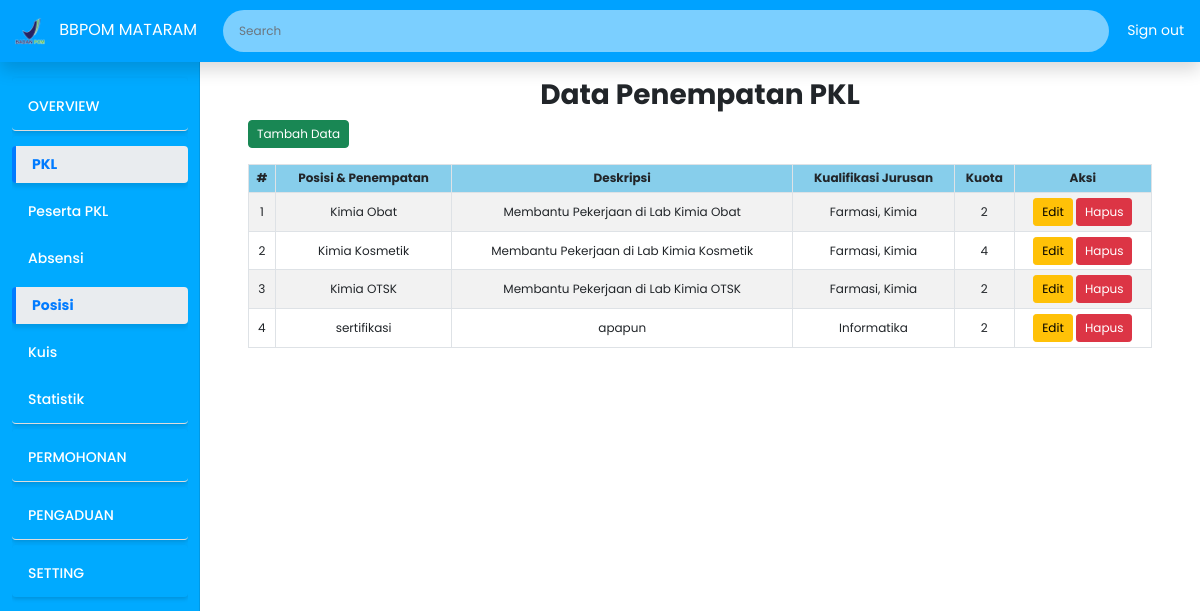
The app's page /admin_pkl_posisi.php (signed in) with its own data.
### tables this page shows
CREATE TABLE `penempatan_pkl` (
  `id` int(15) NOT NULL,
  `posisi` varchar(50) NOT NULL,
  `deskripsi` varchar(70) NOT NULL,
  `jurusan` text NOT NULL,
  `kuota` int(5) NOT NULL
);

### admin_pkl_posisi.php (the view, shortened to what this page needs)
<?php
include('koneksi.php');
$sql_0 = mysqli_query($conn, "SELECT * FROM `tb_seo` WHERE id = 1");
$s0 = mysqli_fetch_array($sql_0);
$urlweb = $s0['urlweb'];
$search = isset($_GET['search']) ? mysqli_real_escape_string($conn, $_GET['search']) : '';
$sql = "SELECT * FROM penempatan_pkl WHERE
        posisi LIKE '%$search%' OR
        deskripsi LIKE '%$search%' OR
        jurusan LIKE '%$search%' OR
        kuota LIKE '%$search%'";
$result = mysqli_query($conn, $sql);
?>
<!DOCTYPE html>
<html lang="en">
<head>
    <link rel="stylesheet" href="https://cdn.jsdelivr.net/npm/sweetalert2@11/dist/sweetalert2.min.css">
    <link href="https://cdn.jsdelivr.net/npm/bootstrap@5.0.2/dist/css/bootstrap.min.css" rel="stylesheet"
>
    <link rel="stylesheet" href="Asset/CSS/custom2.css">
</head>
<body>
<?php include 'header_admin.php'; ?>
    <div class="container-fluid">
        <div class="row">
        <?php include('sidebar_admin.php'); ?>
            <div class="col-md-9 ms-sm-auto col-lg-10 px-md-4 main-content">
                <div class="container mt-2">
                    <div class="text-center">
                        <h3 class="fw-bold">Data Penempatan PKL</h3>
                    </div>
                    <div class="d-flex justify-content-start mb-3">
                        <a href="function/tambah.php" class="btn btn-success">Tambah Data</a>
                    </div>
                    <div class="table-responsive">
                        <table class="table table-bordered table-striped table-hover text-center">
                            <thead class="table" style="background-color: skyblue;">
                                <tr>
                                    <th>#</th>
                                    <th>Posisi & Penempatan</th>
                                    <th>Deskripsi</th>
                                    <th>Kualifikasi Jurusan</th>
                                    <th>Kuota</th>
                                    <th>Aksi</th>
                                </tr>
                            </thead>
                            <tbody>
                                <?php
                                $no = 1;
                                while ($row2 = mysqli_fetch_assoc($result)) {
                                    echo "<tr>";
                                    echo "<td>{$no}</td>";
                                    echo "<td>{$row2['posisi']}</td>";
                                    echo "<td>{$row2['deskripsi']}</td>";
                                    echo "<td>{$row2['jurusan']}</td>";
                                    echo "<td>{$row2['kuota']}</td>";
                                    echo "<td>
                                        <form action='$urlweb/function/edit.php' method='post' style='display:inline-block;'>
                                            <input type='hidden' name='id' value='{$row2['id']}'>
                                            <button type='submit' name='action' value='edit' class='btn btn-warning btn-sm'>Edit</button>
                                        </form>
                                        <form action='$urlweb/function/actions.php' method='post' style='display:inline-block;'>
                                            <input type='hidden' name='id' value='{$row2['id']}'>
                                            <button type='submit' name='action' value='delete' class='btn btn-danger btn-sm' onclick='return confirm(\"Apakah Anda yakin ingin menghapus data ini?\")'>Hapus</button>
                                        </form>
                                    </td>";
                                    echo "</tr>";
                                    $no++;
                                }
                                ?>
                            </tbody>
                        </table>
                    </div>
                </div>
            </div>
        </div>
</body>
</html>

### Asset/CSS/custom2.css (style rules this page uses)
body { font-size: 0.875rem; margin: 0; padding: 0; font-family: 'Poppins', sans-serif; }
.text-center { font-size: 20px; }
.main-content { padding-top: 70px; padding-left: 250px; }
.table { font-size: 0.75rem; }
.table th, .table td { padding: 0.3rem; vertical-align: middle; }
.btn { font-size: 0.75rem; padding: 0.25rem 0.5rem; }

### records on screen
penempatan_pkl: posisi "Kimia Obat", deskripsi "Membantu Pekerjaan di Lab Kimia Obat", jurusan "Farmasi, Kimia", kuota "2"
penempatan_pkl: posisi "Kimia Kosmetik", deskripsi "Membantu Pekerjaan di Lab Kimia Kosmetik", jurusan "Farmasi, Kimia", kuota "4"
penempatan_pkl: posisi "Kimia OTSK", deskripsi "Membantu Pekerjaan di Lab Kimia OTSK", jurusan "Farmasi, Kimia", kuota "2"
penempatan_pkl: posisi "sertifikasi", deskripsi "apapun", jurusan "Informatika", kuota "2"

### other values on screen
$item['title'] "OVERVIEW"
$item['title'] "PKL"
$submenu['title'] "Peserta PKL"
$submenu['title'] "Absensi"
$submenu['title'] "Posisi"
$submenu['title'] "Kuis"
$submenu['title'] "Statistik"
$item['title'] "PERMOHONAN"
$item['title'] "PENGADUAN"
$item['title'] "SETTING"
